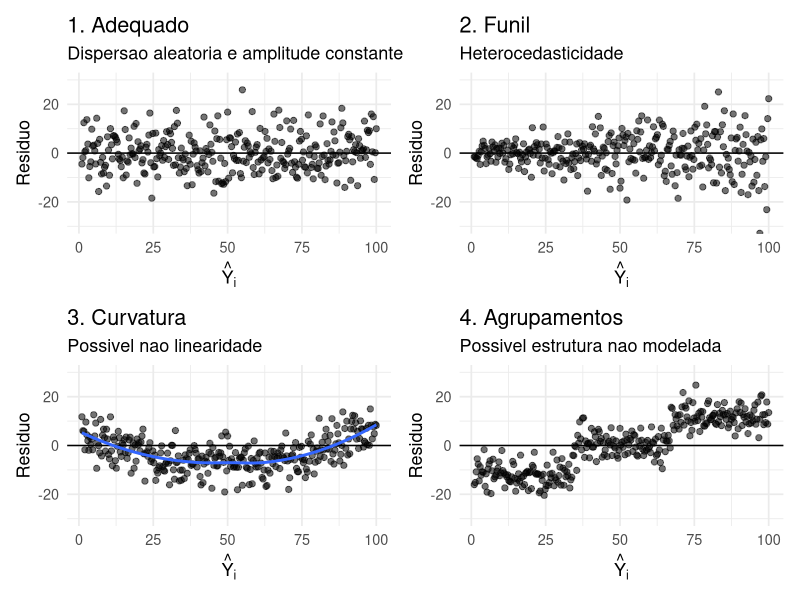
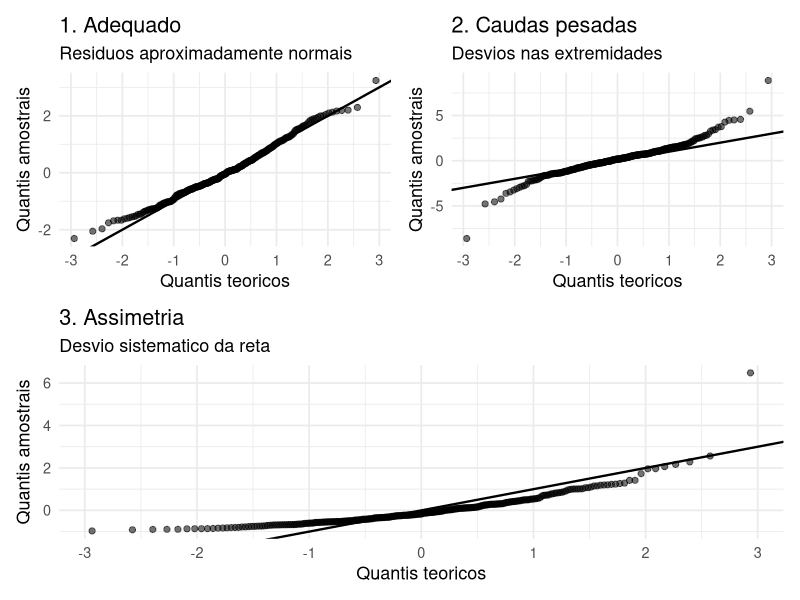
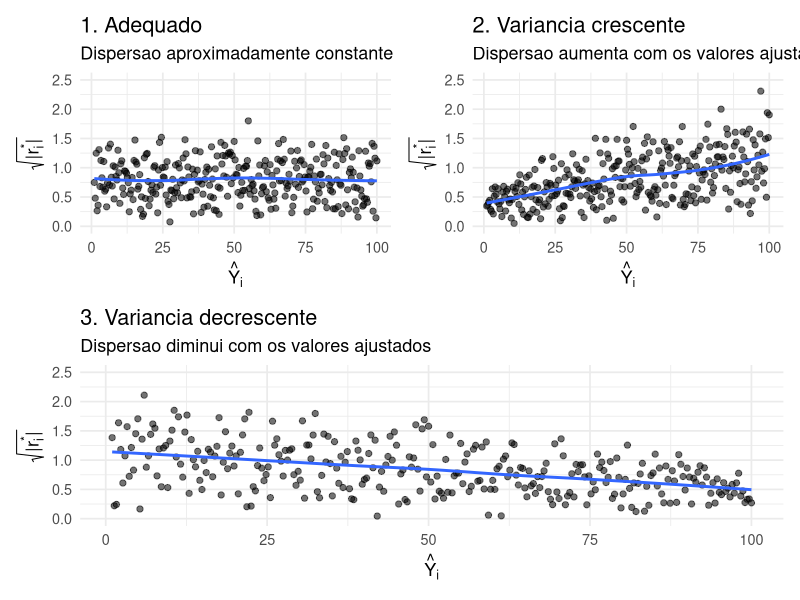

Here is the R script that generated these plots, in order:
## ---- chunk 1
#| label: fig-residuos-fitted-diagnostico
#| fig-width: 10
#| fig-height: 7
#| warning: false
#| message: false

library(ggplot2)
library(dplyr)
library(patchwork)

set.seed(123)

n <- 300
x <- seq(1, 100, length.out = n)

# ---------------------------------------------------------
# 1. Situação adequada: dispersão aleatória e homocedástica
# ---------------------------------------------------------

dados_1 <- tibble(
  fitted = x,
  residual = rnorm(n, 0, 8)
)

p1 <- ggplot(dados_1, aes(fitted, residual)) +
  geom_hline(yintercept = 0, linewidth = 0.5) +
  geom_point(alpha = 0.55, size = 1.8) +
  labs(
    title = "1. Adequado",
    subtitle = "Dispersao aleatoria e amplitude constante",
    x = expression(hat(Y)[i]),
    y = "Residuo"
  ) +
  coord_cartesian(ylim = c(-30, 30)) +
  theme_minimal(base_size = 13)


# ---------------------------------------------------------
# 2. Funil: heterocedasticidade
# ---------------------------------------------------------

dados_2 <- tibble(
  fitted = x,
  residual = rnorm(n, 0, 2 + 0.10 * x)
)

p2 <- ggplot(dados_2, aes(fitted, residual)) +
  geom_hline(yintercept = 0, linewidth = 0.5) +
  geom_point(alpha = 0.55, size = 1.8) +
  labs(
    title = "2. Funil",
    subtitle = "Heterocedasticidade",
    x = expression(hat(Y)[i]),
    y = "Residuo"
  ) +
  coord_cartesian(ylim = c(-30, 30)) +
  theme_minimal(base_size = 13)


# ---------------------------------------------------------
# 3. Curvatura: não linearidade
# ---------------------------------------------------------

dados_3 <- tibble(
  fitted = x,
  residual = 0.006 * (x - 50)^2 - 8 + rnorm(n, 0, 5)
)

p3 <- ggplot(dados_3, aes(fitted, residual)) +
  geom_hline(yintercept = 0, linewidth = 0.5) +
  geom_point(alpha = 0.55, size = 1.8) +
  geom_smooth(
    method = "loess",
    se = FALSE,
    linewidth = 1
  ) +
  labs(
    title = "3. Curvatura",
    subtitle = "Possivel nao linearidade",
    x = expression(hat(Y)[i]),
    y = "Residuo"
  ) +
  coord_cartesian(ylim = c(-30, 30)) +
  theme_minimal(base_size = 13)


# ---------------------------------------------------------
# 4. Agrupamentos: estrutura não modelada
# ---------------------------------------------------------

dados_4 <- tibble(
  fitted = x,
  grupo = rep(c("A", "B", "C"), each = n / 3),
  residual = rep(c(-12, 0, 12), each = n / 3) +
    rnorm(n, 0, 4)
)

p4 <- ggplot(dados_4, aes(fitted, residual)) +
  geom_hline(yintercept = 0, linewidth = 0.5) +
  geom_point(alpha = 0.55, size = 1.8) +
  labs(
    title = "4. Agrupamentos",
    subtitle = "Possivel estrutura nao modelada",
    x = expression(hat(Y)[i]),
    y = "Residuo"
  ) +
  coord_cartesian(ylim = c(-30, 30)) +
  theme_minimal(base_size = 13)


# ---------------------------------------------------------
# Figura final: quatro quadrantes
# ---------------------------------------------------------

(p1 + p2) / (p3 + p4)
## ---- chunk 2
#| label: fig-qq-diagnostico
#| fig-width: 10
#| fig-height: 7
#| warning: false
#| message: false

library(ggplot2)
library(patchwork)

set.seed(123)

n <- 300

# ---------------------------------------------------------
# Função para criar Q-Q plots simulados
# ---------------------------------------------------------

dados_qq <- function(residuos) {
  qqnorm_data <- qqnorm(residuos, plot.it = FALSE)

  tibble(
    teorico = qqnorm_data$x,
    amostral = qqnorm_data$y
  )
}


# ---------------------------------------------------------
# 1. Normalidade adequada
# ---------------------------------------------------------

residuos_1 <- rnorm(n)

dados_1 <- dados_qq(residuos_1)

p1 <- ggplot(dados_1, aes(teorico, amostral)) +
  geom_abline(
    intercept = 0,
    slope = 1,
    linewidth = 0.8
  ) +
  geom_point(
    alpha = 0.55,
    size = 1.8
  ) +
  labs(
    title = "1. Adequado",
    subtitle = "Residuos aproximadamente normais",
    x = "Quantis teoricos",
    y = "Quantis amostrais"
  ) +
  theme_minimal(base_size = 13)


# ---------------------------------------------------------
# 2. Caudas pesadas
# ---------------------------------------------------------

residuos_2 <- rt(n, df = 3)

dados_2 <- dados_qq(residuos_2)

p2 <- ggplot(dados_2, aes(teorico, amostral)) +
  geom_abline(
    intercept = 0,
    slope = 1,
    linewidth = 0.8
  ) +
  geom_point(
    alpha = 0.55,
    size = 1.8
  ) +
  labs(
    title = "2. Caudas pesadas",
    subtitle = "Desvios nas extremidades",
    x = "Quantis teoricos",
    y = "Quantis amostrais"
  ) +
  theme_minimal(base_size = 13)


# ---------------------------------------------------------
# 3. Assimetria
# ---------------------------------------------------------

residuos_3 <- rlnorm(n, meanlog = 0, sdlog = 0.6)
residuos_3 <- residuos_3 - mean(residuos_3)

dados_3 <- dados_qq(residuos_3)

p3 <- ggplot(dados_3, aes(teorico, amostral)) +
  geom_abline(
    intercept = 0,
    slope = 1,
    linewidth = 0.8
  ) +
  geom_point(
    alpha = 0.55,
    size = 1.8
  ) +
  labs(
    title = "3. Assimetria",
    subtitle = "Desvio sistematico da reta",
    x = "Quantis teoricos",
    y = "Quantis amostrais"
  ) +
  theme_minimal(base_size = 13)


# ---------------------------------------------------------
# Figura final: três situações
# ---------------------------------------------------------

(p1 | p2) / p3
## ---- chunk 3
#| label: fig-scale-location-diagnostico
#| fig-width: 10
#| fig-height: 7
#| warning: false
#| message: false

library(ggplot2)
library(patchwork)

set.seed(123)

n <- 300
fitted <- seq(1, 100, length.out = n)


# ---------------------------------------------------------
# 1. Homocedasticidade
# ---------------------------------------------------------

residuos_1 <- rnorm(n, 0, 1)

dados_1 <- data.frame(
  fitted = fitted,
  scale = sqrt(abs(residuos_1))
)

p1 <- ggplot(dados_1, aes(fitted, scale)) +
  geom_point(alpha = 0.55, size = 1.8) +
  geom_smooth(
    method = "loess",
    se = FALSE,
    linewidth = 1
  ) +
  labs(
    title = "1. Adequado",
    subtitle = "Dispersao aproximadamente constante",
    x = expression(hat(Y)[i]),
    y = expression(sqrt("|" * r[i]^"*" * "|"))
  ) +
  coord_cartesian(ylim = c(0, 2.5)) +
  theme_minimal(base_size = 13)


# ---------------------------------------------------------
# 2. Variância crescente
# ---------------------------------------------------------

desvio_2 <- 0.15 + 0.018 * fitted

residuos_2 <- rnorm(
  n,
  mean = 0,
  sd = desvio_2
)

dados_2 <- data.frame(
  fitted = fitted,
  scale = sqrt(abs(residuos_2))
)

p2 <- ggplot(dados_2, aes(fitted, scale)) +
  geom_point(alpha = 0.55, size = 1.8) +
  geom_smooth(
    method = "loess",
    se = FALSE,
    linewidth = 1
  ) +
  labs(
    title = "2. Variancia crescente",
    subtitle = "Dispersao aumenta com os valores ajustados",
    x = expression(hat(Y)[i]),
    y = expression(sqrt("|" * r[i]^"*" * "|"))
  ) +
  coord_cartesian(ylim = c(0, 2.5)) +
  theme_minimal(base_size = 13)


# ---------------------------------------------------------
# 3. Variância decrescente
# ---------------------------------------------------------

desvio_3 <- 1.8 - 0.015 * fitted

residuos_3 <- rnorm(
  n,
  mean = 0,
  sd = pmax(desvio_3, 0.2)
)

dados_3 <- data.frame(
  fitted = fitted,
  scale = sqrt(abs(residuos_3))
)

p3 <- ggplot(dados_3, aes(fitted, scale)) +
  geom_point(alpha = 0.55, size = 1.8) +
  geom_smooth(
    method = "loess",
    se = FALSE,
    linewidth = 1
  ) +
  labs(
    title = "3. Variancia decrescente",
    subtitle = "Dispersao diminui com os valores ajustados",
    x = expression(hat(Y)[i]),
    y = expression(sqrt("|" * r[i]^"*" * "|"))
  ) +
  coord_cartesian(ylim = c(0, 2.5)) +
  theme_minimal(base_size = 13)


# ---------------------------------------------------------
# Figura final
# ---------------------------------------------------------

(p1 | p2) / p3
